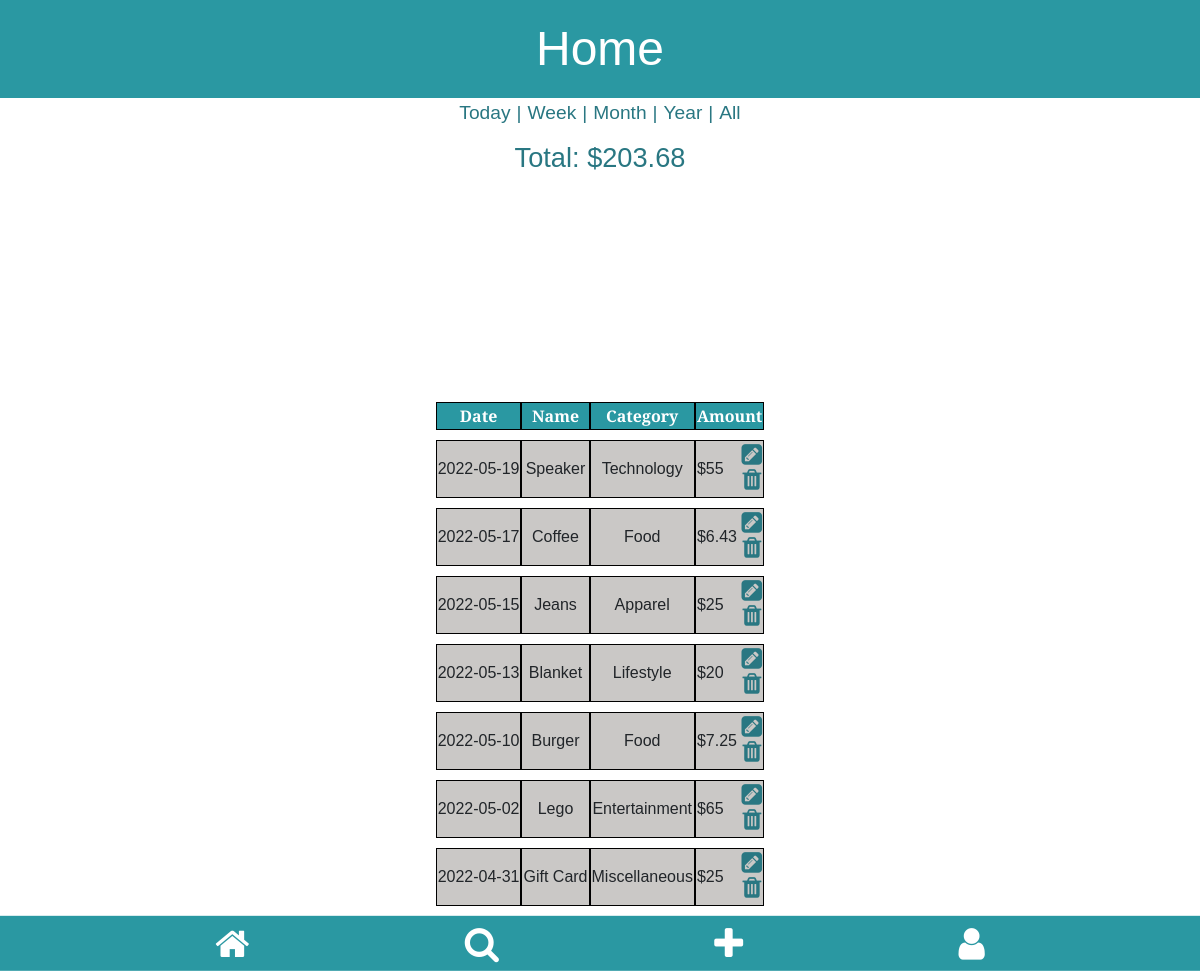
/home/month (signed in), run on an earlier commit of the app's database.
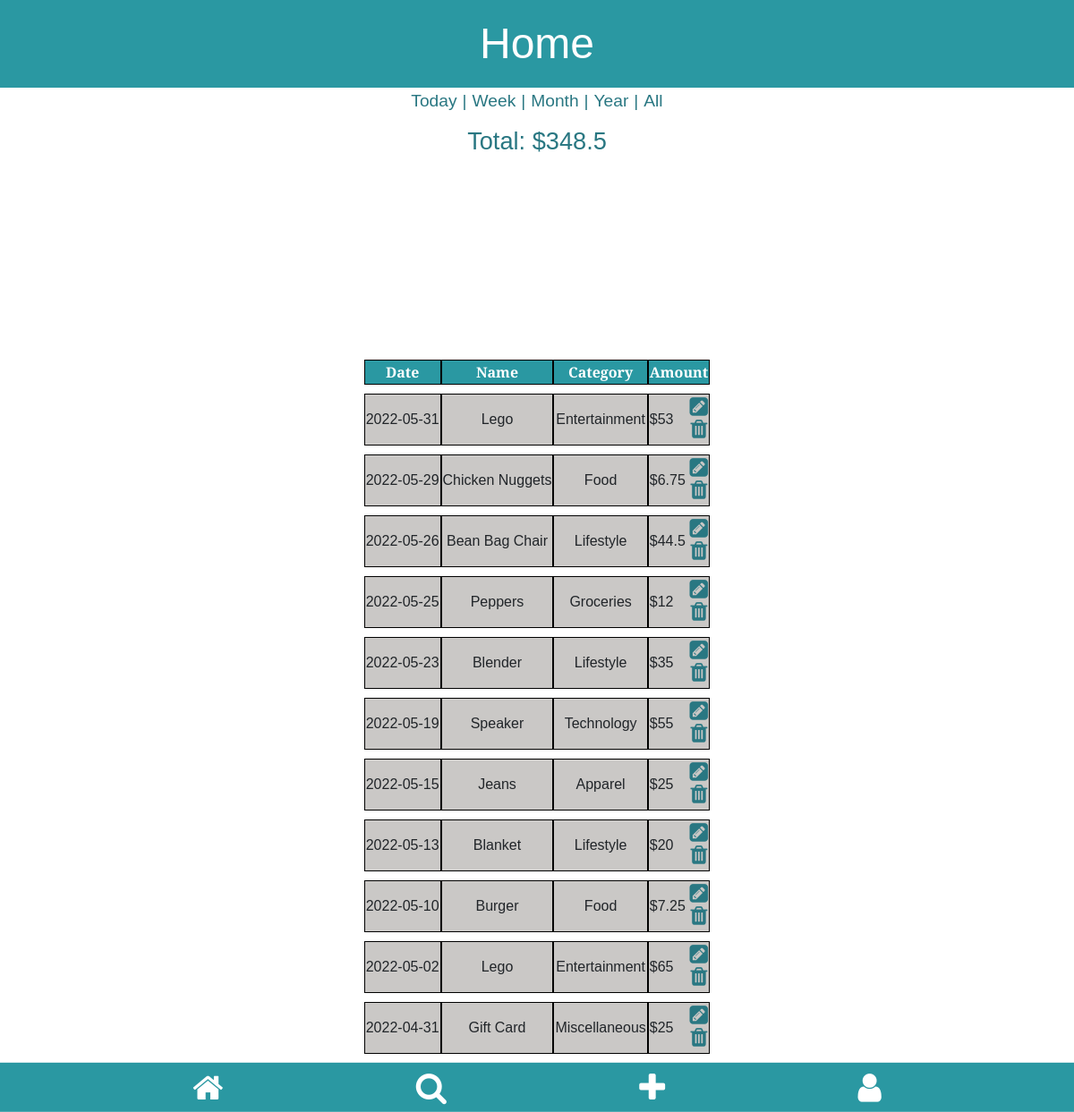
And on a later commit of the database.
### tables this page shows
CREATE TABLE expenses (
                                    id integer PRIMARY KEY,
                                    user_id integer NOT NULL,
                                    name text NOT NULL,
                                    date numeric NOT NULL,
                                    category text NOT NULL,
                                    amount numberic NOT NULL,
                                    FOREIGN KEY (user_id) REFERENCES users (id)
                                );

### app.py (the view, shortened to what this page needs)
@app.route("/home/month", methods=["GET", "POST"])
def homepage_month():
    conn = create_connection("database.db")
    tuple_expenses = get_expense_month(conn, session["uid"])
    total_category_exp = []
    for category in CATEGORIES:
        total_category_exp.append(
            get_total_expenses_by_category(conn, session["uid"], category)
        )
    total_expense = tuple_expenses[0]
    conn.close()
    user_expenses = sorted([data_to_dict(each_expense) for each_expense in tuple_expenses[1]],
                           key=lambda d: d["date"], reverse=True)
    pie_data = {
        "Category": "Amount",
        "Food": total_category_exp[0],
        "Apparel": total_category_exp[1],
        "Entertainment": total_category_exp[2],
        "Lifestyle": total_category_exp[3],
        "Miscellaneous": total_category_exp[4],
        "Groceries": total_category_exp[5],
        "Services": total_category_exp[6],
        "Technology": total_category_exp[7],
        "School": total_category_exp[8],
    }
    return (
        render_template(
            "home_month.html",
            user_expenses=user_expenses,
            total_expense=str(total_expense),
            data=pie_data,
        ),
        200,
    )

### app.py (called while the page is built)
def data_to_dict(data_tup: tuple) -> dict:
    return {
        "name": data_tup[2],
        "date": data_tup[3],
        "category": data_tup[4],
        "amount": data_tup[5],
        "eid": data_tup[0],
    }

### modules/expense_module.py (called while the page is built)
def get_total_expenses_by_category(conn, uid: int, category: str) -> int:
    cur = conn.cursor()
    cur.execute(
        "SELECT amount FROM expenses WHERE user_id=? AND category=?",
        (
            uid,
            category,
        ),
    )
    total = 0
    for row in cur.fetchall():
        total += row[0]
    return total

def get_expense_month(conn, uid: int) -> tuple:
    cur = conn.cursor()
    cur.execute(
        "SELECT * FROM expenses WHERE DATE(date) >= DATE('now', '-30 day') AND user_id=?", (uid,))
    month_exp = cur.fetchall()
    total = 0
    if month_exp:
        for e in month_exp:
            total += e[5]
    return float("{:.2f}".format(total)), month_exp

### sql_db.py (called while the page is built)
def create_connection(db_file):
    conn = None
    try:
        conn = sqlite3.connect(db_file)
        return conn
    except Error as e:
        print(e)
    return conn

### templates/home_month.html
{% extends 'home.html' %}

### templates/home.html (shortened to what this page needs)
{% extends 'app.html' %}
{% block css_linking %}
<link href="/static/home.css" rel="stylesheet"> {% endblock %}
{% block heading1 %} Home {% endblock %}
{% block main_content %}
<section class="filter-tabs">
    {% if user_expenses|length > 0 %}
    <form action="/home/today" method="post">
        <button type="submit" class="filter-btn">Today</button>|
    </form>
    <form action="/home/week" method="post">
        <button type="submit" class="filter-btn">Week</button>|
    </form>
    <form action="/home/month" method="post">
        <button type="submit" class="filter-btn">Month</button>|
    </form>
    <form action="/home/year" method="post">
        <button type="submit" class="filter-btn">Year</button>|
    </form>
    <form action="/home" method="post">
        <button type="submit" class="filter-btn">All</button>
    </form>
    {% endif %}
</section>
<section class="total-expense">
    <p>Total: ${{ total_expense }}</p>
</section>
<section class="pie-chart-display">
    <div style=" width: 100%; overflow: hidden;">
        <div id="piechart_3d" style="width: 300px; height: 167px; overflow: hidden;"></div>
    </div>
</section>
<section class="expense-cards">
    <table class="sortable">
        {% if user_expenses|length > 0 %}
        <thead>
            <tr>
                <th>Date</th>
                <th>Name</th>
                <th>Category</th>
                <th>Amount</th>
            </tr>
        </thead>
        {% endif %}
        <tbody>
            {% for user_expense in user_expenses %}
            <tr>
                <td>
                    {{ user_expense.date }}
                </td>
                <td>
                    {{ user_expense.name }}
                </td>
                <td>
                    {{ user_expense.category }}
                </td>
                <td class="expense-amount">
                    ${{ user_expense.amount }}
                    <div class="home-icons">
                        <span id="{{ user_expense.eid }}">
                            <a href="{{ url_for('get_expense', eid=user_expense.eid) }}">
                                <i class="fa fa-pencil-square" aria-hidden="true"></i>
                            </a>
                        </span>
                        <form action="/home" method="POST">
                            <button type="submit" class="btn"><i class="fa fa-trash" aria-hidden="true"></i></button>
                        </form>
                    </div>
                </td>
            </tr>
            {% endfor %}
        </tbody>
    </table>
</section>
{% endblock %}

What changed in the data, as far as the page shows it:
removed expenses: date "2022-05-17", name "Coffee", category "Food", amount "6.43"
added expenses: date "2022-05-31", name "Lego", category "Entertainment", amount "53"
now on this page (row edited): expenses: date "2022-05-29", name "Chicken Nuggets", category "Food", amount "6.75"
now on this page (row edited): expenses: date "2022-05-26", name "Bean Bag Chair", category "Lifestyle", amount "44.5"
now on this page (row edited): expenses: date "2022-05-25", name "Peppers", category "Groceries", amount "12"
now on this page (row edited): expenses: date "2022-05-23", name "Blender", category "Lifestyle", amount "35"
Also different on the page:
{{ total_expense }}: "203.68" → "348.5"
